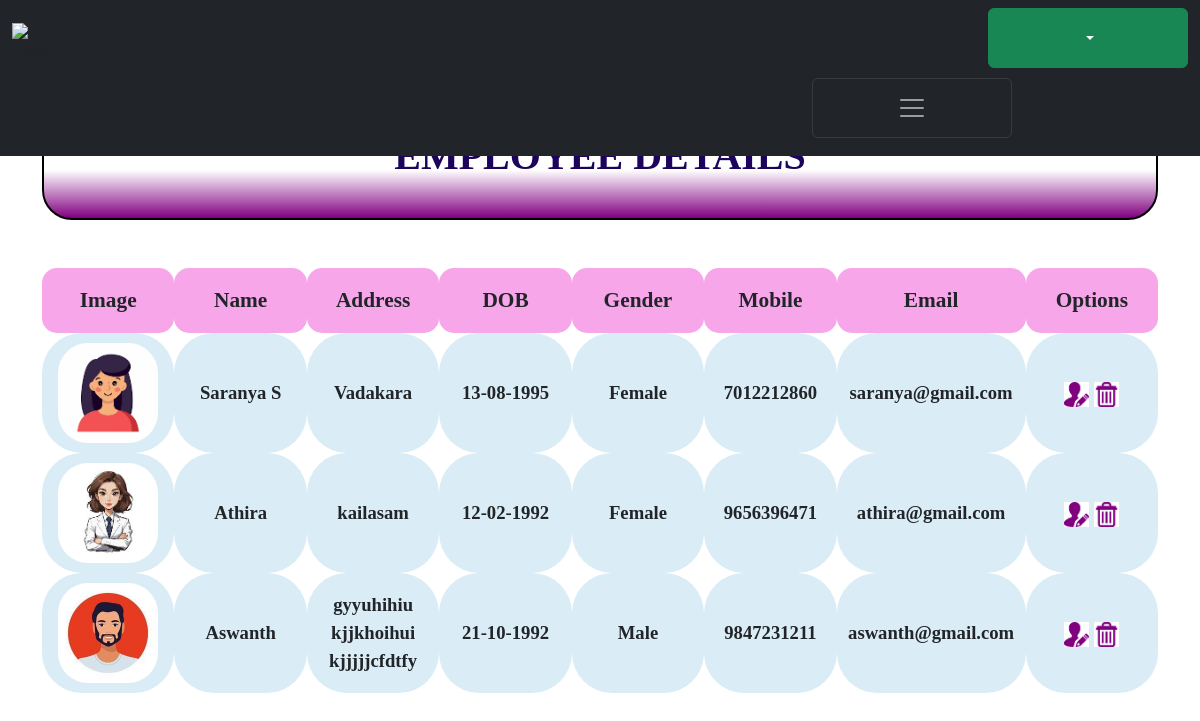
/adminapp/viewfarmer/, run on the app's committed database.
### adminapp/models.py (models this page shows)
class farmerdb(models.Model):
    Cardno = models.CharField(max_length=100, null=True, blank=True)
    Name = models.CharField(max_length=100, null=True, blank=True)
    Address = models.CharField(max_length=1000, null=True, blank=True)
    Dateofbirth = models.CharField(max_length=1000, null=True, blank=True)
    Gender = models.CharField(max_length=10, null=True, blank=True)
    Mobile = models.IntegerField(null=False, primary_key=True)
    Email = models.EmailField(max_length=100, null=True, blank=True)
    Image = models.ImageField(upload_to="employee", null=True, blank=True)

### adminapp/views.py (the view)
# urls.py: path('viewfarmer/', views.viewfarmer, name="viewfarmer"),
def viewfarmer(req):
    far = farmerdb.objects.all()
    return render(req, "farmerdata.html", {'far':far})

### adminapp/templates/farmerdata.html (shortened to what this page needs)
<!DOCTYPE html>
{% extends 'adminhome.html' %}
{% load static %}
{% block content %}
<html lang="en">
<head>
</head>
<body>
<div style="background-image:linear-gradient(white 50%,purple);height:100px;border:2px solid black;
        border-radius:30px;width:100%;">
    <h1>EMPLOYEE DETAILS</h1></div><br><br>
<table width="100%">
    <tr>
        <td class="th">Image</td>
        <td class="th">Name</td>
        <td class="th">Address</td>
        <td class="th">DOB</td>
        <td class="th">Gender</td>
        <td class="th">Mobile</td>
        <td class="th">Email</td>
        <td class="th">Options</td>
    </tr>
    {% for i in far %}
    <tr style="margin-top:20px;">
        <td><img src="{{i.Image.url}}" style="border-radius:30px;width:100px;height:100px;"> </td>
        <td>{{i.Name}}</td>
        <td>{{i.Address}}</td>
        <td>{{i.Dateofbirth}}</td>
        <td>{{i.Gender}}</td>
        <td>{{i.Mobile}}</td>
        <td>{{i.Email}}</td>
        <td><a href="{% url 'editfarmer' dataid=i.id %}" ><img src="{% static 'src/images/editpurple.png' %}" width="25px" height="25px"> </a>
          <a href="{% url 'farmerdelete' dataid=i.id %}" ><img src="{% static 'src/images/dltpurple.png' %}" width="25px" height="25px"></a>
</td>
    </tr>
    {% endfor %}
</table>
</body>
</html>
{% endblock %}

### adminapp/templates/farmerdata.html (style rules this page uses)
h1 { color:rgb(28, 4, 92); font-family: 'Times New Roman', Times, serif; font-weight: bold; padding-top:10px; text-align:center; border-radius:30px; }
.th { font-size:16pt; font-weight:bold; width:10%; height:65px; text-align:center; border-radius:15px; background-color:rgb(247, 166, 233); }
td { width:10%; height:120px; text-align:center; font-weight:600; border-radius:40px; background-color:rgb(218, 236, 245); font-size:14pt; font-family:Times New Roman; }

### adminapp/templates/adminhome.html (style rules this page uses)
a { text-decoration: none; }

### data on the page
farmerdb: Image (picture), Name "Saranya S", Address "Vadakara", Dateofbirth "13-08-1995", Gender "Female", Mobile "7012212860", Email "saranya@gmail.com"
farmerdb: Image (picture), Name "Athira", Address "kailasam", Dateofbirth "12-02-1992", Gender "Female", Mobile "9656396471", Email "athira@gmail.com"
farmerdb: Image (picture), Name "Aswanth", Address "gyyuhihiu kjjkhoihui kjjjjjcfdtfy", Dateofbirth "21-10-1992", Gender "Male", Mobile "9847231211", Email "aswanth@gmail.com"
